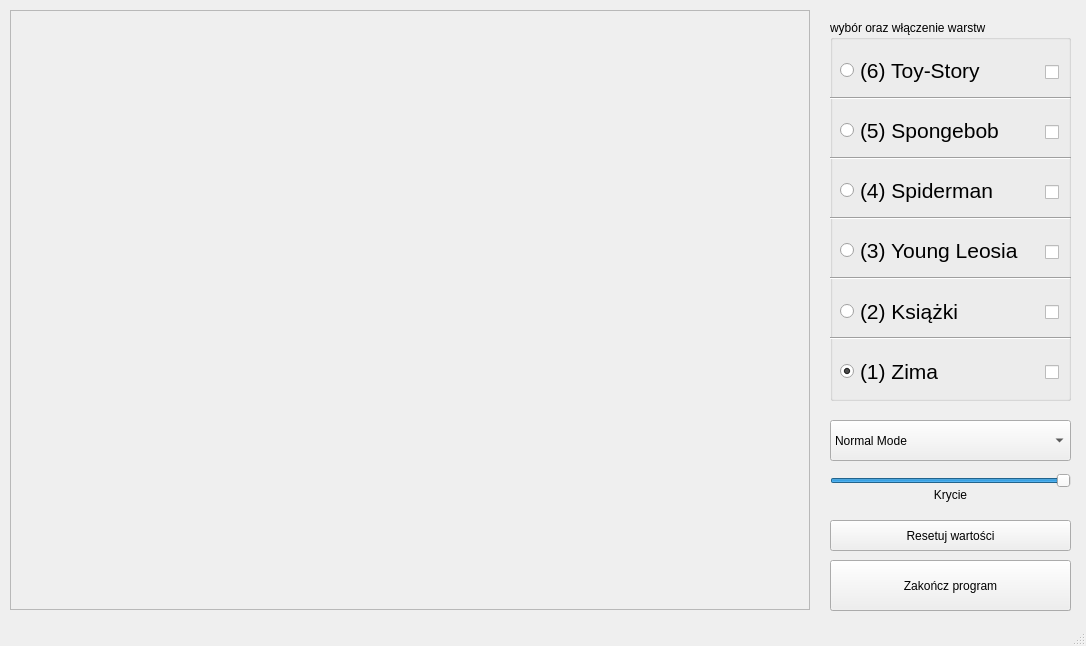
<?xml version="1.0" encoding="UTF-8"?>
<ui version="4.0">
 <class>MyWindow</class>
 <widget class="QMainWindow" name="MyWindow">
  <property name="geometry">
   <rect>
    <x>0</x>
    <y>0</y>
    <width>1086</width>
    <height>646</height>
   </rect>
  </property>
  <property name="windowTitle">
   <string>MyWindow</string>
  </property>
  <widget class="QWidget" name="centralWidget">
   <widget class="QFrame" name="rysujFrame">
    <property name="geometry">
     <rect>
      <x>10</x>
      <y>10</y>
      <width>800</width>
      <height>600</height>
     </rect>
    </property>
    <property name="frameShape">
     <enum>QFrame::StyledPanel</enum>
    </property>
    <property name="frameShadow">
     <enum>QFrame::Raised</enum>
    </property>
   </widget>
   <widget class="QGroupBox" name="exitBox">
    <property name="geometry">
     <rect>
      <x>830</x>
      <y>560</y>
      <width>241</width>
      <height>51</height>
     </rect>
    </property>
    <property name="title">
     <string/>
    </property>
    <widget class="QPushButton" name="exitButton">
     <property name="geometry">
      <rect>
       <x>0</x>
       <y>0</y>
       <width>241</width>
       <height>51</height>
      </rect>
     </property>
     <property name="text">
      <string>Zakończ program</string>
     </property>
    </widget>
   </widget>
   <widget class="QGroupBox" name="layerBox">
    <property name="geometry">
     <rect>
      <x>830</x>
      <y>20</y>
      <width>241</width>
      <height>381</height>
     </rect>
    </property>
    <property name="title">
     <string>wybór oraz włączenie warstw</string>
    </property>
    <widget class="QRadioButton" name="layerRadio_6">
     <property name="geometry">
      <rect>
       <x>10</x>
       <y>20</y>
       <width>201</width>
       <height>61</height>
      </rect>
     </property>
     <property name="font">
      <font>
       <pointsize>16</pointsize>
       <bold>false</bold>
      </font>
     </property>
     <property name="text">
      <string>(6) Toy-Story</string>
     </property>
    </widget>
    <widget class="QRadioButton" name="layerRadio_5">
     <property name="geometry">
      <rect>
       <x>10</x>
       <y>80</y>
       <width>201</width>
       <height>61</height>
      </rect>
     </property>
     <property name="font">
      <font>
       <pointsize>16</pointsize>
       <bold>false</bold>
      </font>
     </property>
     <property name="text">
      <string>(5) Spongebob</string>
     </property>
    </widget>
    <widget class="QRadioButton" name="layerRadio_3">
     <property name="geometry">
      <rect>
       <x>10</x>
       <y>200</y>
       <width>201</width>
       <height>61</height>
      </rect>
     </property>
     <property name="font">
      <font>
       <pointsize>16</pointsize>
       <bold>false</bold>
      </font>
     </property>
     <property name="text">
      <string>(3) Young Leosia</string>
     </property>
    </widget>
    <widget class="QRadioButton" name="layerRadio_4">
     <property name="geometry">
      <rect>
       <x>10</x>
       <y>140</y>
       <width>201</width>
       <height>61</height>
      </rect>
     </property>
     <property name="font">
      <font>
       <pointsize>16</pointsize>
       <bold>false</bold>
      </font>
     </property>
     <property name="text">
      <string>(4) Spiderman</string>
     </property>
    </widget>
    <widget class="QRadioButton" name="layerRadio_1">
     <property name="geometry">
      <rect>
       <x>10</x>
       <y>321</y>
       <width>201</width>
       <height>61</height>
      </rect>
     </property>
     <property name="font">
      <font>
       <pointsize>16</pointsize>
       <bold>false</bold>
      </font>
     </property>
     <property name="text">
      <string>(1) Zima</string>
     </property>
     <property name="checked">
      <bool>true</bool>
     </property>
    </widget>
    <widget class="QRadioButton" name="layerRadio_2">
     <property name="geometry">
      <rect>
       <x>10</x>
       <y>261</y>
       <width>201</width>
       <height>61</height>
      </rect>
     </property>
     <property name="font">
      <font>
       <pointsize>16</pointsize>
       <bold>false</bold>
      </font>
     </property>
     <property name="text">
      <string>(2) Książki</string>
     </property>
    </widget>
    <widget class="QCheckBox" name="layerCheckBox_6">
     <property name="geometry">
      <rect>
       <x>215</x>
       <y>42</y>
       <width>21</width>
       <height>21</height>
      </rect>
     </property>
     <property name="font">
      <font>
       <pointsize>16</pointsize>
      </font>
     </property>
     <property name="text">
      <string/>
     </property>
    </widget>
    <widget class="QCheckBox" name="layerCheckBox_5">
     <property name="geometry">
      <rect>
       <x>215</x>
       <y>102</y>
       <width>21</width>
       <height>21</height>
      </rect>
     </property>
     <property name="font">
      <font>
       <pointsize>16</pointsize>
      </font>
     </property>
     <property name="text">
      <string/>
     </property>
    </widget>
    <widget class="QCheckBox" name="layerCheckBox_4">
     <property name="geometry">
      <rect>
       <x>215</x>
       <y>162</y>
       <width>21</width>
       <height>21</height>
      </rect>
     </property>
     <property name="font">
      <font>
       <pointsize>16</pointsize>
      </font>
     </property>
     <property name="text">
      <string/>
     </property>
    </widget>
    <widget class="QCheckBox" name="layerCheckBox_3">
     <property name="geometry">
      <rect>
       <x>215</x>
       <y>222</y>
       <width>21</width>
       <height>21</height>
      </rect>
     </property>
     <property name="font">
      <font>
       <pointsize>16</pointsize>
      </font>
     </property>
     <property name="text">
      <string/>
     </property>
    </widget>
    <widget class="QCheckBox" name="layerCheckBox_2">
     <property name="geometry">
      <rect>
       <x>215</x>
       <y>282</y>
       <width>21</width>
       <height>21</height>
      </rect>
     </property>
     <property name="font">
      <font>
       <pointsize>16</pointsize>
      </font>
     </property>
     <property name="text">
      <string/>
     </property>
    </widget>
    <widget class="QCheckBox" name="layerCheckBox_1">
     <property name="geometry">
      <rect>
       <x>215</x>
       <y>342</y>
       <width>21</width>
       <height>21</height>
      </rect>
     </property>
     <property name="font">
      <font>
       <pointsize>16</pointsize>
      </font>
     </property>
     <property name="text">
      <string/>
     </property>
    </widget>
    <widget class="Line" name="line_1">
     <property name="geometry">
      <rect>
       <x>0</x>
       <y>70</y>
       <width>241</width>
       <height>16</height>
      </rect>
     </property>
     <property name="orientation">
      <enum>Qt::Horizontal</enum>
     </property>
    </widget>
    <widget class="Line" name="line_2">
     <property name="geometry">
      <rect>
       <x>0</x>
       <y>130</y>
       <width>241</width>
       <height>16</height>
      </rect>
     </property>
     <property name="orientation">
      <enum>Qt::Horizontal</enum>
     </property>
    </widget>
    <widget class="Line" name="line_3">
     <property name="geometry">
      <rect>
       <x>0</x>
       <y>250</y>
       <width>241</width>
       <height>16</height>
      </rect>
     </property>
     <property name="orientation">
      <enum>Qt::Horizontal</enum>
     </property>
    </widget>
    <widget class="Line" name="line_4">
     <property name="geometry">
      <rect>
       <x>0</x>
       <y>190</y>
       <width>241</width>
       <height>16</height>
      </rect>
     </property>
     <property name="orientation">
      <enum>Qt::Horizontal</enum>
     </property>
    </widget>
    <widget class="Line" name="line_5">
     <property name="geometry">
      <rect>
       <x>0</x>
       <y>310</y>
       <width>241</width>
       <height>16</height>
      </rect>
     </property>
     <property name="orientation">
      <enum>Qt::Horizontal</enum>
     </property>
    </widget>
   </widget>
   <widget class="QSlider" name="alphaSlider">
    <property name="geometry">
     <rect>
      <x>830</x>
      <y>470</y>
      <width>241</width>
      <height>21</height>
     </rect>
    </property>
    <property name="maximum">
     <number>100</number>
    </property>
    <property name="value">
     <number>100</number>
    </property>
    <property name="orientation">
     <enum>Qt::Horizontal</enum>
    </property>
   </widget>
   <widget class="QComboBox" name="alphaModeBox">
    <property name="geometry">
     <rect>
      <x>830</x>
      <y>420</y>
      <width>241</width>
      <height>41</height>
     </rect>
    </property>
    <property name="currentIndex">
     <number>0</number>
    </property>
    <item>
     <property name="text">
      <string>Normal Mode</string>
     </property>
    </item>
    <item>
     <property name="text">
      <string>Darken Mode</string>
     </property>
    </item>
    <item>
     <property name="text">
      <string>Lighten Mode</string>
     </property>
    </item>
    <item>
     <property name="text">
      <string>Burn Mode</string>
     </property>
    </item>
    <item>
     <property name="text">
      <string>Average Mode</string>
     </property>
    </item>
    <item>
     <property name="text">
      <string>Additive Mode</string>
     </property>
    </item>
   </widget>
   <widget class="QPushButton" name="ResetButton">
    <property name="geometry">
     <rect>
      <x>830</x>
      <y>520</y>
      <width>241</width>
      <height>31</height>
     </rect>
    </property>
    <property name="text">
     <string>Resetuj wartości</string>
    </property>
   </widget>
   <widget class="QLabel" name="krycieLabel">
    <property name="geometry">
     <rect>
      <x>830</x>
      <y>485</y>
      <width>241</width>
      <height>20</height>
     </rect>
    </property>
    <property name="text">
     <string>Krycie</string>
    </property>
    <property name="alignment">
     <set>Qt::AlignCenter</set>
    </property>
   </widget>
  </widget>
  <widget class="QStatusBar" name="statusBar"/>
 </widget>
 <layoutdefault spacing="6" margin="11"/>
 <resources/>
 <connections/>
</ui>
